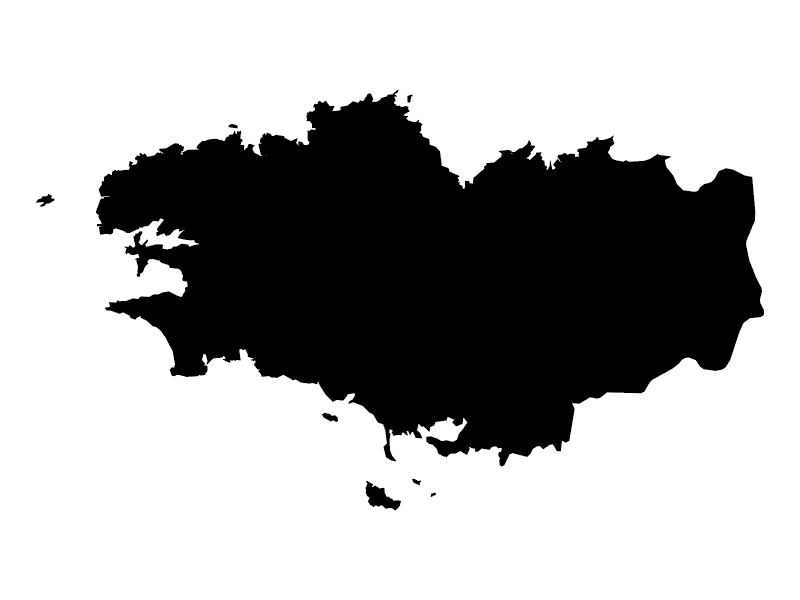
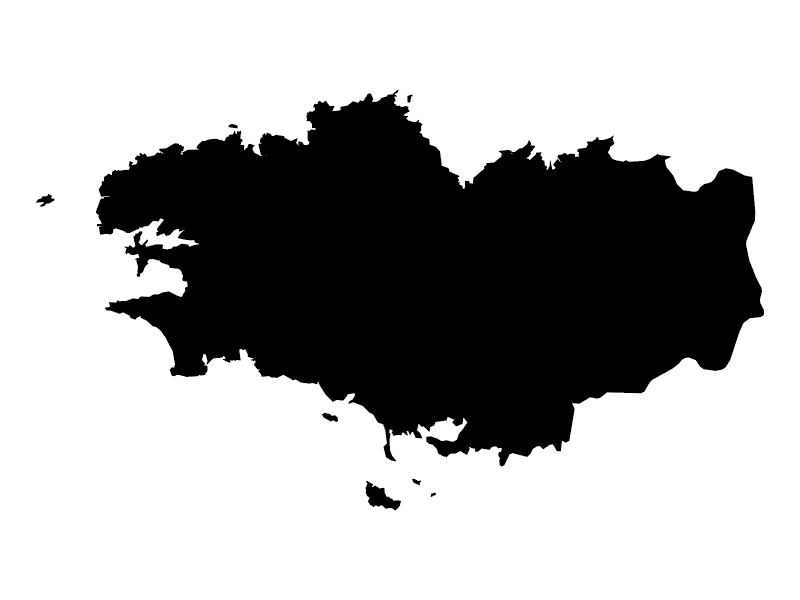

The R script that drew these images, in order: (Note: this script raises an error after producing the figures.)
library(tidyverse)
library(sf)

france <- st_as_sf(maps::map("france", plot = FALSE, fill = TRUE))

ggplot(france) +
  geom_sf(
    data = france %>% filter(ID %in% c(
      "Ille-et-Vilaine",
      "Finistere",
      "Cotes-Darmor",
      "Morbihan"
    )),
    color = "black",
    fill = "black",
  ) +
  theme_void()

ggsave("Src/02-Introduction/figures/brittany.svg", device = "svg")

data <- rnaturalearth::ne_countries(scale = 10) %>%
    st_as_sf()

ggplot(data %>% filter(admin == "Australia")) +
    geom_sf(fill = "black") +
    coord_sf(ylim = c(-44, -10)) +
    theme_void()

ggsave("Src/02-Introduction/figures/australia.svg", device = "svg")

crs <- "+proj=laea +lat_0=52 +lon_0=10 +x_0=4321000 +y_0=3210000 +datum=WGS84 +units=m +no_defs"

ctrys10m <- rnaturalearth::ne_countries(scale = 10, type = "countries", returnclass = "sf") %>%
  select(iso_a3, iso_n3, admin)

sphere <- sf::st_graticule(ndiscr = 10000, margin = 10e-6) %>%
  st_transform(crs = crs) %>%
  st_convex_hull() %>%
  summarise(geometry = st_union(geometry))

ggplot() +
  geom_sf(data = sphere, fill = "transparent") +
  geom_sf(data = ctrys10m, fill = "black", color = "black") +
  theme_void() +
  theme(panel.grid = element_blank())


ggsave("Src/02-Introduction/figures/world.svg", device = "svg")
